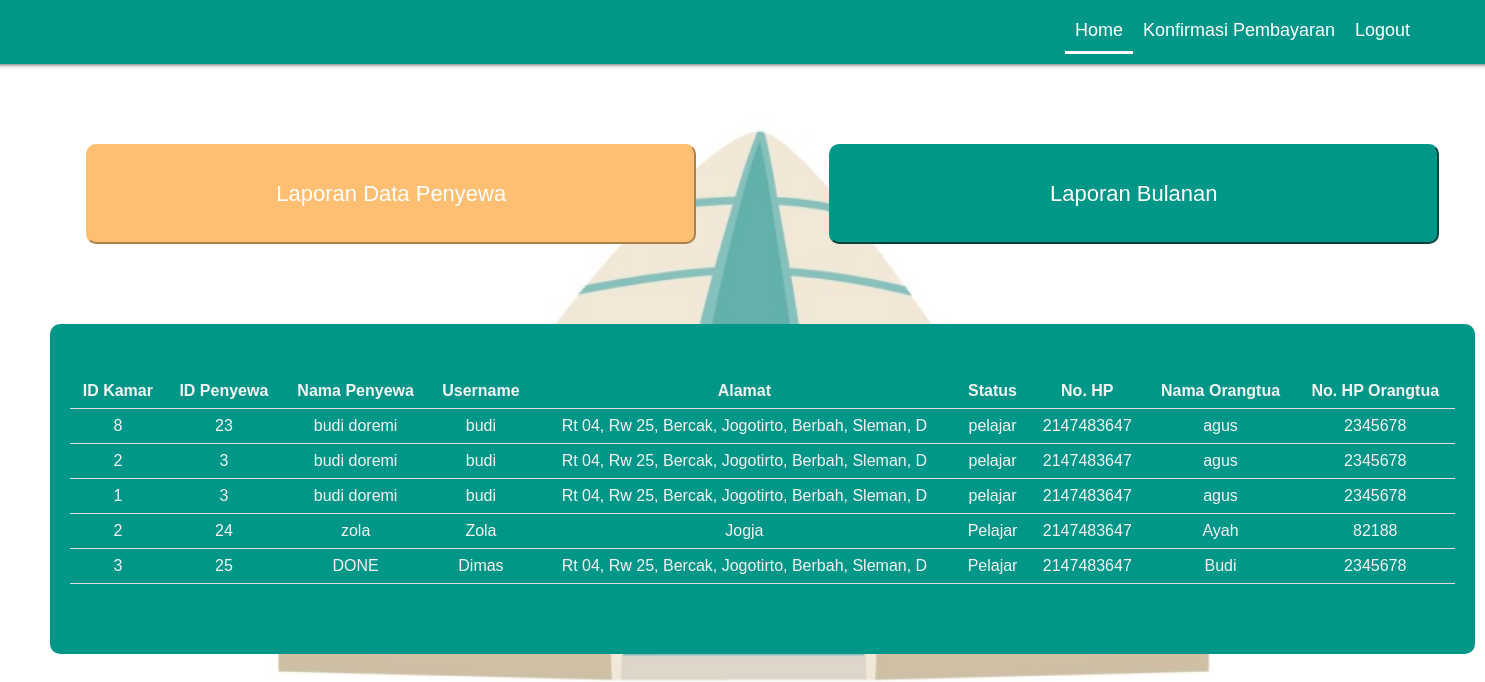
Page /Kode/laporanpenyewa.php on the committed database.
### tables this page shows
CREATE TABLE `penyewa` (
  `id_laporanpenyewa` int(5) NOT NULL,
  `id_kamar` int(5) NOT NULL,
  `id_user` int(5) NOT NULL,
  `nama_penyewa` varchar(20) NOT NULL,
  `username` varchar(11) NOT NULL,
  `password` varchar(20) NOT NULL,
  `alamat` varchar(50) NOT NULL,
  `status` varchar(20) NOT NULL,
  `no_hp` int(15) NOT NULL,
  `nama_orangtua` varchar(20) NOT NULL,
  `no_orangtua` int(15) NOT NULL
);

### Kode/laporanpenyewa.php (the view, shortened to what this page needs)
<!DOCTYPE html>
<html>
<head>
    <link rel="stylesheet" type="text/css" href="navbar.css"/>
</head>
<body style=" background-image: url('asset/logo.jpg');
background-repeat: no-repeat;
background-position: center;
background-attachment: fixed;
background-size: 950px;">
    <div class="navbar-container">
        <ul>
            <li class="nav-link active-link">
                <a href="indexadmin.php">Home
                </a>
                <div class="underline"></div>
            </li>
            <li class="nav-link">
                <a href="konfirmasi.php">Konfirmasi Pembayaran</a>
            </li>
            <li class="nav-link">
                <a href="logout.php">Logout</a>
            </li>
        </ul>
    </div>
    <div style="display: flex; justify-content: space-around;">
        <a href="laporanpenyewa.php"><button class="judul"
            style="background-color: #FFBF73;
            border-color: #FFBF73;
            color: white;
            font-size: 22px;
            justify-content: center;
            align-items: center;
            text-align: center;
            margin-top: 80px;
            border-radius: 10px;
            width: 610px;
            height: 100px;
            margin-left: 40px;
            ">
                Laporan Data Penyewa
        </button></a>
        <a href="laporanbulanan.php"><button class="judul"
            style="background-color: #009688;
            border-color: #009688;
            color: white;
            font-size: 22px;
            justify-content: center;
            align-items: center;
            text-align: center;
            margin-top: 80px;
            border-radius: 10px;
            width: 610px;
            height: 100px;
            margin-left: 40px;
            ">
                Laporan Bulanan
        </button></a>
    </div>
    <div class="cardkonten" style="background-color: #009688;
    color: whitesmoke;
    margin-top: 80px;
    border-radius: 10px;
    width: 1425px;
    height: 300px;
    margin-left: 50px;
    padding-top: 30px;">
      <div style="padding: 20px;">
        <table>
            <tr>
              <th>ID Kamar</th>
              <th>ID Penyewa</th>
              <th>Nama Penyewa</th>
              <th>Username</th>
              <th>Alamat</th>
              <th>Status</th>
              <th>No. HP</th>
              <th>Nama Orangtua</th>
              <th>No. HP Orangtua</th>
            </tr>
            <tr>
            <?php
                include "koneksi.php";
                $query="SELECT * FROM penyewa";
                $result=mysqli_query($connect, $query);
                if(mysqli_num_rows($result)){
                    while($row = mysqli_fetch_array($result)){
            ?>
            <tr>
                <td class="t-d"> <?php echo $row["id_kamar"] ?></td>
                <td class="t-d"> <?php echo $row["id_user"] ?></td>
                <td class="t-d"> <?php echo $row["nama_penyewa"] ?></td>
                <td class="t-d"> <?php echo $row["username"] ?></td>
                <td class="t-d"> <?php echo $row["alamat"] ?></td>
                <td class="t-d"> <?php echo $row["status"] ?></td>
                <td class="t-d"> <?php echo $row["no_hp"] ?></td>
                <td class="t-d"> <?php echo $row["nama_orangtua"] ?></td>
                <td class="t-d"> <?php echo $row["no_orangtua"] ?></td>
            </tr>
            <?php
                 }
                }
                else{
                    echo "<tr><td colspan='10'>Tidak ada data</td></tr>";
                }
            ?>
              </tr>
          </table>
      </div>
    </div>
</body>
</html>

### Kode/navbar.css (style rules this page uses)
body, html { margin: 0; font-family: Calibri, Helvetica, Arial, sans-serif; }
a { outline: none; }
.navbar-container { text-align: center; background-color: #009688; box-shadow: 0px -20px 5px 20px #333333; padding: 10px; font-size: 0; }
.navbar-container ul { margin-left: 1000px; padding: 0; text-align: right; display: inline-block; vertical-align: middle; }
.navbar-container ul li { display: inline-block; font-size: 16px; }
.navbar-container ul li a { color: #ffffff; text-decoration: none; display: inline-block; padding: 10px; font-size: 18px; transition: color 0.5s; }
.navbar-container ul li .underline { height: 3px; background-color: transparent; width: 0%; transition: width 0.2s, background-color 0.5s; margin: 0 auto; }
.navbar-container ul li.active-link .underline { width: 100%; background-color: white; }

### Kode/laporanpenyewa.php (style rules this page uses)
table { border-collapse: collapse; width: 100%; }
th, td { padding: 8px; text-align: center; border-bottom: 1px solid #DDD; }

### rows in the picture
penyewa: id_kamar "8", id_user "23", nama_penyewa "budi doremi", username "budi", alamat "Rt 04, Rw 25, Bercak, Jogotirto, Berbah, Sleman, D", status "pelajar", no_hp "2147483647", nama_orangtua "agus", no_orangtua "2345678"
penyewa: id_kamar "2", id_user "3", nama_penyewa "budi doremi", username "budi", alamat "Rt 04, Rw 25, Bercak, Jogotirto, Berbah, Sleman, D", status "pelajar", no_hp "2147483647", nama_orangtua "agus", no_orangtua "2345678"
penyewa: id_kamar "1", id_user "3", nama_penyewa "budi doremi", username "budi", alamat "Rt 04, Rw 25, Bercak, Jogotirto, Berbah, Sleman, D", status "pelajar", no_hp "2147483647", nama_orangtua "agus", no_orangtua "2345678"
penyewa: id_kamar "2", id_user "24", nama_penyewa "zola", username "Zola", alamat "Jogja", status "Pelajar", no_hp "2147483647", nama_orangtua "Ayah", no_orangtua "82188"
penyewa: id_kamar "3", id_user "25", nama_penyewa "DONE", username "Dimas", alamat "Rt 04, Rw 25, Bercak, Jogotirto, Berbah, Sleman, D", status "Pelajar", no_hp "2147483647", nama_orangtua "Budi", no_orangtua "2345678"
